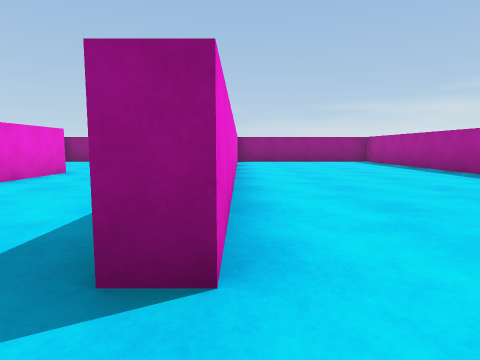
View 1 (above)

21 first-person views from a walk through a Unity game level. The camera is 0.58 m above the floor, tilts 6° down and sees 75° across. The floor is counted in squares, 1 m on a side. Each view is taken from the middle of a square. On the plan, view 1 faces up. The plan holds only what a view shows up to about 9 squares ahead; the rest is blank. The player character is not drawn.

View 2
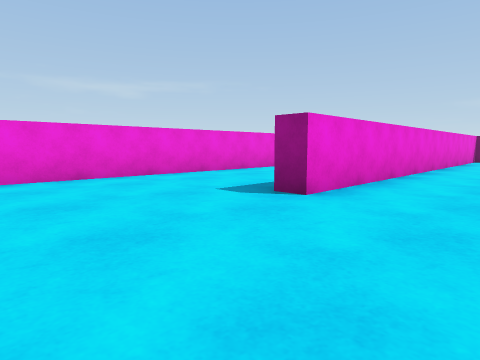

View 3
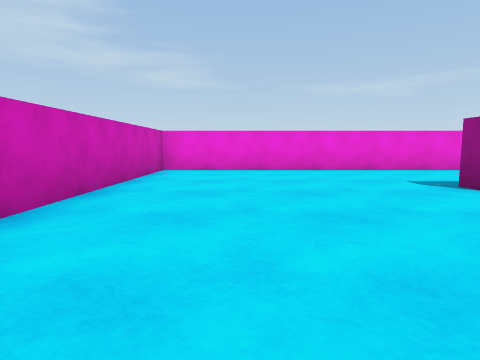

View 4
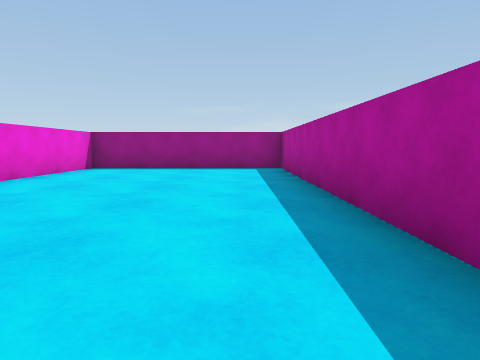

View 5
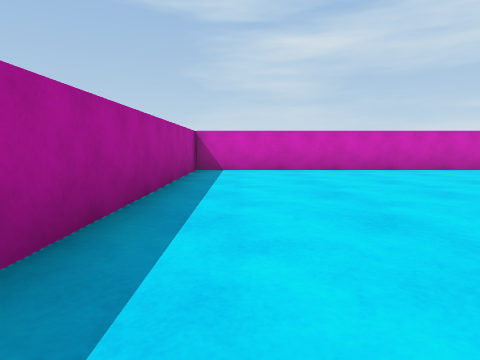

View 6
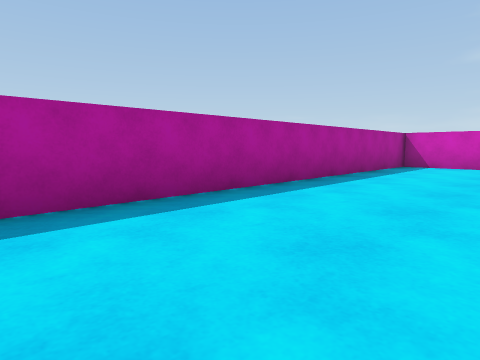

View 7
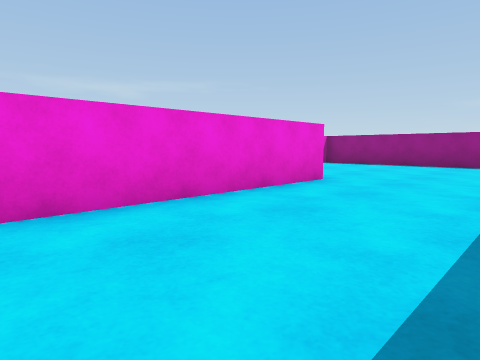

View 8
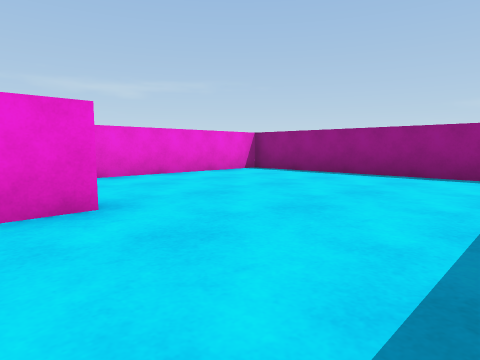

View 9
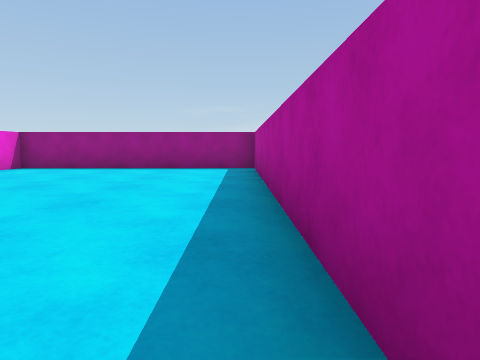

View 10
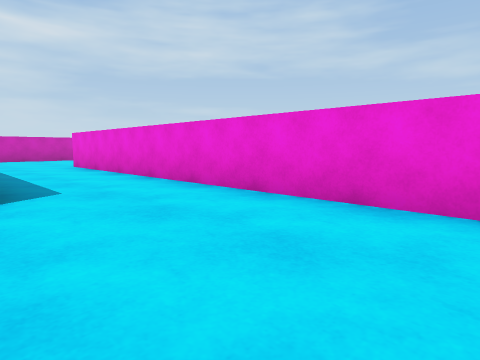

View 11
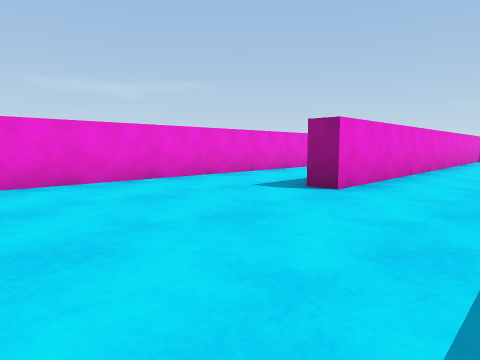

View 12
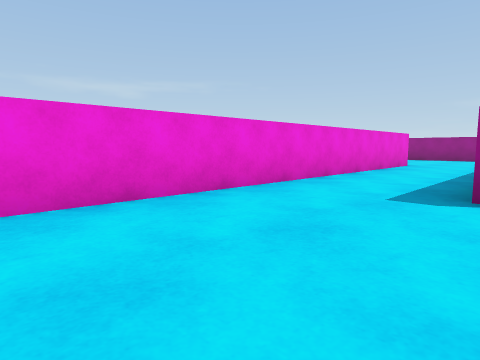

View 13
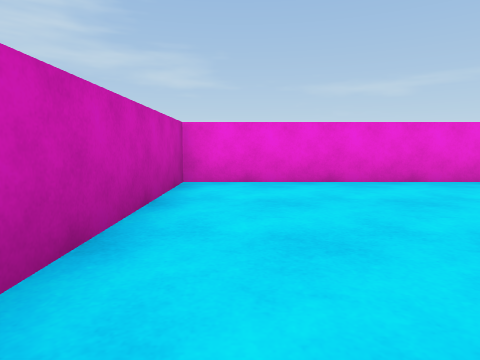

View 14
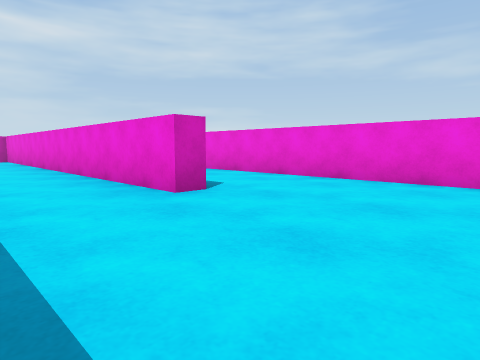

View 15
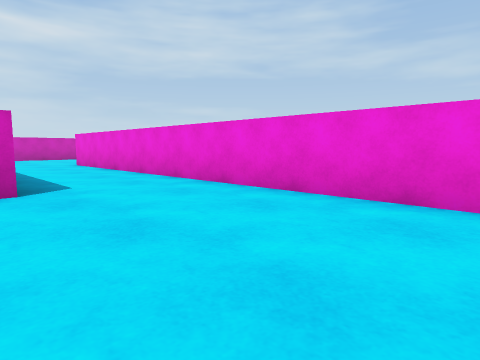

View 16
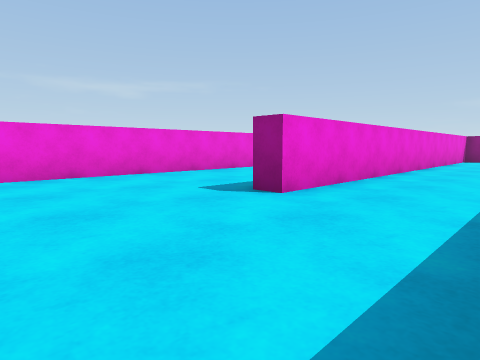

View 17
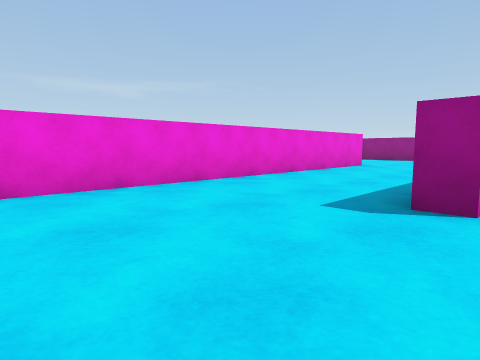

View 18
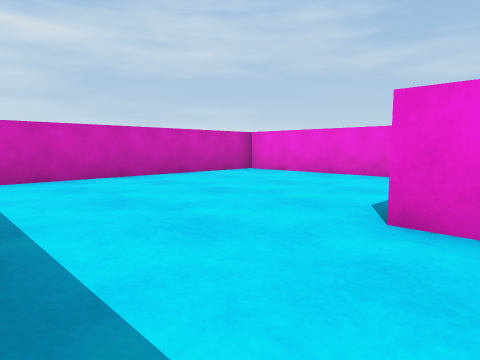

View 19
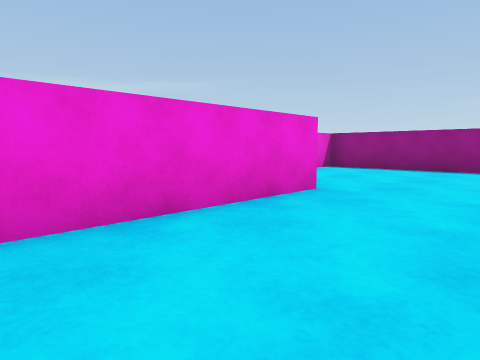

View 20
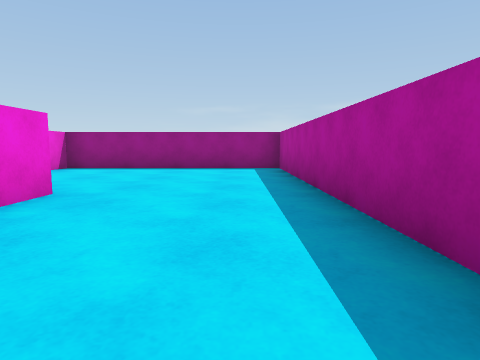

View 21
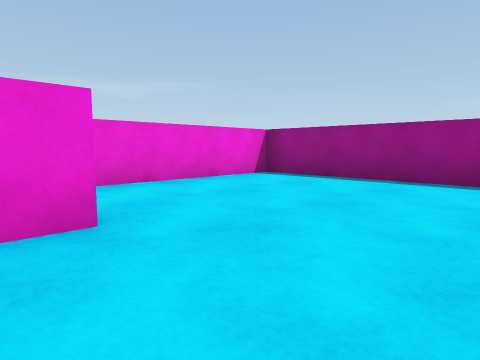

### Floor plan
Ten units are one square. View 1 is at (0, 0); x grows to the right and y downward. Boxes are objects, and circles mark ways between rooms. Rooms are numbered by the first view taken in them; rooms with no view inside come last. Other rooms are left out.
<svg viewBox="-203 -132 259 179">
<path fill="none" stroke="#000" d="M-6 -44 -6 -127 -71 -127 -71 -85M-40 -71 -40 39 51 39M51 42 51 -127 -1 -127 -1 -12 -6 -12M-71 -85 -71 -10 -76 -10M-102 -76 -102 39 -61 39M-139 -54 -139 -127 -198 -127 -198 -88M-108 -76 -102 -76M-173 -79 -173 39 -118 39M-134 -116 -134 -12 -140 -12"/>
<circle cx="-55" cy="-75" r="3" fill="#2a7"/>
<circle cx="-85" cy="-80" r="3" fill="#2a7"/>
<text x="-10" y="-50">1</text>
<text x="-60" y="-20">2</text>
<text x="-130" y="-50">3</text>
</svg>
Room 1 opens to room 2. Room 2 opens to room 3.

Where each view was taken, in squares from view 1:
view 1: 0 up, 0 right, facing up
view 2: 2 down, 2 right, facing up-left
view 3: 2 down, 4 right, facing left
view 4: 4 up, 4 right, facing up
view 5: 4 up, 4 right, facing down
view 6: 6 up, 2 right, facing down-right
view 7: 2 up, 1 left, facing up-left
view 8: 6 up, 1 left, facing up-left
view 9: 4 up, 1 left, facing up
view 10: 11 up, 4 left, facing down-left
view 11: 3 down, 5 left, facing up-left
view 12: 3 down, 7 left, facing up-left
view 13: 3 down, 5 left, facing left
view 14: 11 up, 8 left, facing down-left
view 15: 12 up, 10 left, facing down-left
view 16: 2 down, 11 left, facing up-left
view 17: 2 down, 13 left, facing up-left
view 18: 2 up, 11 left, facing down-left
view 19: 4 up, 15 left, facing up-left
view 20: 4 up, 15 left, facing up
view 21: 7 up, 15 left, facing up-left
